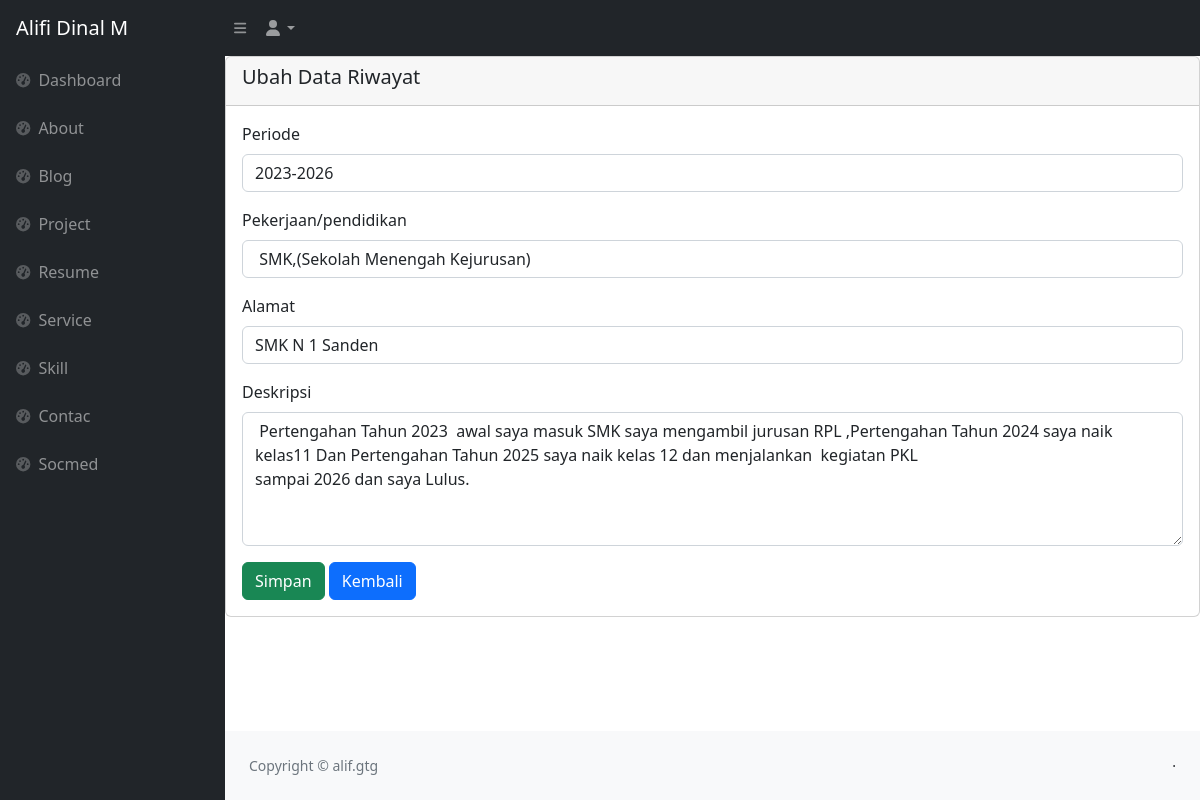
The page /backend/pages/resume/edit.php?id=8 (signed in) on the database its author committed.
### tables this page shows
CREATE TABLE `resumes` (
  `id` bigint NOT NULL,
  `date` varchar(255) NOT NULL,
  `job` varchar(255) NOT NULL,
  `place` varchar(255) NOT NULL,
  `description` text NOT NULL
);

### backend/actions/resume/show.php (called while the page is built, shortened)
<?php
    $id = $_GET['id'];
    $qSelect = "SELECT * FROM resumes WHERE id= '$id'";
    $result = mysqli_query($connect, $qSelect) or die (mysqli_error($connect));
    $resume = $result->fetch_object();
?>

### backend/pages/resume/edit.php (the view)
<?php
include '../../partials/header.php';
include '../../partials/sidebar.php';
include '../../partials/navbar.php';
?>
<div class="row">
    <div class="col-12">
        <div class="card">
            <div class="card-header">
                <h5>Ubah Data Riwayat</h5>
            </div>
            <div class="card-body">
                <?php
                include '../../actions/resume/show.php';
                ?>
                <form action="../../actions/resume/update.php?id=<?= $resume->id ?>" method="POST" enctype="multipart/form-data">
                    <div class="mb-3">
                        <label for="dateInput" class="form-label">Periode</label>
                        <input type="text" name="date" class="form-control" id="dateInput" placeholder="Contoh
                        : 2016-2019" required value="<?= $resume->date ?>">
                    </div>
                    <div class="mb-3">
                        <label for="jobInput" class="form-label">Pekerjaan/pendidikan</label>
                        <input type="text" name="job" class="form-control" id="jobInput" placeholder="
                       Masukan pekerjaan/Pendidikan" required value="<?= $resume->job ?>">
                    </div>
                    <div class="mb-3">
                        <label for="placeInput" class="form-label">Alamat</label>
                        <input type="text" name="place" class="form-control" id="placeInput" placeholder="
                       Masukan pekerjaan/Pendidikan" required value="<?= $resume->place ?>">
                    </div>
                    <div class="mb-3">
                        <label for="descriptionInput" class="form-label">Deskripsi</label>
                        <textarea name="description" id="descriptionInput" class="form-control" placeholder="Masukan Deskripsi..." rows="5"><?= $resume->description ?></textarea>
                    </div>
                    <button type=" submit" class="btn btn-success" name="tombol" name="tombol">Simpan</button>
                    <a href="./index.php" class="btn btn-primary">Kembali</a>
                </form>
            </div>
        </div>
    </div>
</div>
<?php
include '../../partials/footer.php';
include '../../partials/script.php';
?>

### rows shown on the page
resumes: date "2023-2026", job "SMK,(Sekolah Menengah Kejurusan)", place "SMK N 1 Sanden", description "Pertengahan Tahun 2023 awal saya masuk SMK saya mengambil jurusan RPL ,Pertengahan Tahun 2024 saya naik kelas11 Dan Pertengahan Tahun 2025 saya naik kelas 12 dan menjalankan kegiatan PKL sampai 2026 dan saya Lulus."
